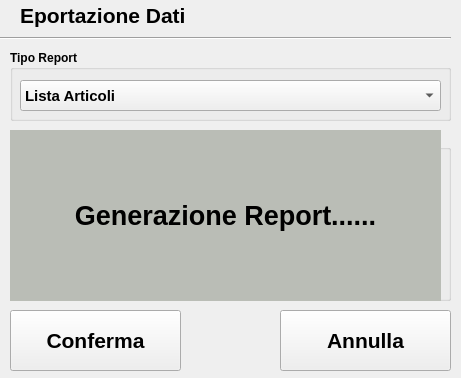
<?xml version="1.0" encoding="UTF-8"?>
<ui version="4.0">
 <class>formreport</class>
 <widget class="QDialog" name="formreport">
  <property name="geometry">
   <rect>
    <x>0</x>
    <y>0</y>
    <width>461</width>
    <height>378</height>
   </rect>
  </property>
  <property name="windowTitle">
   <string>Dialog</string>
  </property>
  <widget class="QLabel" name="label">
   <property name="geometry">
    <rect>
     <x>20</x>
     <y>0</y>
     <width>181</width>
     <height>31</height>
    </rect>
   </property>
   <property name="font">
    <font>
     <pointsize>16</pointsize>
     <weight>75</weight>
     <bold>true</bold>
    </font>
   </property>
   <property name="text">
    <string>Eportazione Dati</string>
   </property>
  </widget>
  <widget class="Line" name="line">
   <property name="geometry">
    <rect>
     <x>0</x>
     <y>30</y>
     <width>451</width>
     <height>16</height>
    </rect>
   </property>
   <property name="orientation">
    <enum>Qt::Horizontal</enum>
   </property>
  </widget>
  <widget class="QGroupBox" name="groupBox">
   <property name="geometry">
    <rect>
     <x>10</x>
     <y>50</y>
     <width>441</width>
     <height>71</height>
    </rect>
   </property>
   <property name="font">
    <font>
     <weight>75</weight>
     <bold>true</bold>
    </font>
   </property>
   <property name="title">
    <string>Tipo Report</string>
   </property>
   <widget class="QComboBox" name="cmbReport">
    <property name="geometry">
     <rect>
      <x>10</x>
      <y>30</y>
      <width>421</width>
      <height>31</height>
     </rect>
    </property>
    <property name="minimumSize">
     <size>
      <width>0</width>
      <height>0</height>
     </size>
    </property>
    <property name="font">
     <font>
      <pointsize>11</pointsize>
      <weight>75</weight>
      <bold>true</bold>
     </font>
    </property>
    <property name="currentText">
     <string>Lista Articoli</string>
    </property>
    <item>
     <property name="text">
      <string>Lista Articoli</string>
     </property>
    </item>
    <item>
     <property name="text">
      <string>Articoli senza Giacenza</string>
     </property>
    </item>
    <item>
     <property name="text">
      <string>Articoli venduti</string>
     </property>
    </item>
    <item>
     <property name="text">
      <string>Articoli più venduti</string>
     </property>
    </item>
    <item>
     <property name="text">
      <string>Aticoli che hanno generato più profitto</string>
     </property>
    </item>
   </widget>
  </widget>
  <widget class="QGroupBox" name="groupBox_2">
   <property name="geometry">
    <rect>
     <x>10</x>
     <y>130</y>
     <width>441</width>
     <height>171</height>
    </rect>
   </property>
   <property name="font">
    <font>
     <weight>75</weight>
     <bold>true</bold>
    </font>
   </property>
   <property name="title">
    <string>Filtri</string>
   </property>
   <widget class="QDateEdit" name="dateEditDa">
    <property name="geometry">
     <rect>
      <x>130</x>
      <y>50</y>
      <width>110</width>
      <height>26</height>
     </rect>
    </property>
   </widget>
   <widget class="QLabel" name="lblDataDa">
    <property name="geometry">
     <rect>
      <x>60</x>
      <y>50</y>
      <width>71</width>
      <height>17</height>
     </rect>
    </property>
    <property name="font">
     <font>
      <pointsize>12</pointsize>
     </font>
    </property>
    <property name="text">
     <string>Data da</string>
    </property>
   </widget>
   <widget class="QDateEdit" name="dateEditA">
    <property name="geometry">
     <rect>
      <x>320</x>
      <y>50</y>
      <width>110</width>
      <height>26</height>
     </rect>
    </property>
   </widget>
   <widget class="QLabel" name="lblDataA">
    <property name="geometry">
     <rect>
      <x>260</x>
      <y>50</y>
      <width>54</width>
      <height>17</height>
     </rect>
    </property>
    <property name="font">
     <font>
      <pointsize>12</pointsize>
     </font>
    </property>
    <property name="text">
     <string>Data a</string>
    </property>
   </widget>
   <widget class="QCheckBox" name="ckData">
    <property name="geometry">
     <rect>
      <x>10</x>
      <y>50</y>
      <width>31</width>
      <height>23</height>
     </rect>
    </property>
    <property name="text">
     <string/>
    </property>
   </widget>
   <widget class="QComboBox" name="comboBox_2">
    <property name="geometry">
     <rect>
      <x>250</x>
      <y>90</y>
      <width>181</width>
      <height>25</height>
     </rect>
    </property>
    <item>
     <property name="text">
      <string>5</string>
     </property>
    </item>
    <item>
     <property name="text">
      <string>10</string>
     </property>
    </item>
    <item>
     <property name="text">
      <string>15</string>
     </property>
    </item>
    <item>
     <property name="text">
      <string>20</string>
     </property>
    </item>
    <item>
     <property name="text">
      <string>30</string>
     </property>
    </item>
    <item>
     <property name="text">
      <string>50</string>
     </property>
    </item>
   </widget>
   <widget class="QCheckBox" name="checkBox_2">
    <property name="geometry">
     <rect>
      <x>10</x>
      <y>90</y>
      <width>31</width>
      <height>23</height>
     </rect>
    </property>
    <property name="text">
     <string/>
    </property>
   </widget>
   <widget class="QLabel" name="label_4">
    <property name="geometry">
     <rect>
      <x>60</x>
      <y>90</y>
      <width>131</width>
      <height>21</height>
     </rect>
    </property>
    <property name="font">
     <font>
      <pointsize>12</pointsize>
     </font>
    </property>
    <property name="text">
     <string>Limitato a righe</string>
    </property>
   </widget>
   <widget class="QCheckBox" name="checkBox_3">
    <property name="geometry">
     <rect>
      <x>10</x>
      <y>130</y>
      <width>31</width>
      <height>23</height>
     </rect>
    </property>
    <property name="text">
     <string/>
    </property>
   </widget>
   <widget class="QLabel" name="label_5">
    <property name="geometry">
     <rect>
      <x>60</x>
      <y>130</y>
      <width>151</width>
      <height>21</height>
     </rect>
    </property>
    <property name="font">
     <font>
      <pointsize>12</pointsize>
     </font>
    </property>
    <property name="text">
     <string>Limitato a articoli</string>
    </property>
   </widget>
   <widget class="QLineEdit" name="lineEdit">
    <property name="geometry">
     <rect>
      <x>250</x>
      <y>130</y>
      <width>181</width>
      <height>25</height>
     </rect>
    </property>
   </widget>
   <widget class="QLabel" name="lbl_wait">
    <property name="geometry">
     <rect>
      <x>0</x>
      <y>-10</y>
      <width>431</width>
      <height>191</height>
     </rect>
    </property>
    <property name="font">
     <font>
      <pointsize>20</pointsize>
      <weight>75</weight>
      <bold>true</bold>
     </font>
    </property>
    <property name="autoFillBackground">
     <bool>false</bool>
    </property>
    <property name="styleSheet">
     <string notr="true">background-color: rgb(186, 189, 182);</string>
    </property>
    <property name="text">
     <string>Generazione Report......</string>
    </property>
    <property name="alignment">
     <set>Qt::AlignCenter</set>
    </property>
   </widget>
  </widget>
  <widget class="QPushButton" name="btnConferma">
   <property name="geometry">
    <rect>
     <x>10</x>
     <y>310</y>
     <width>171</width>
     <height>61</height>
    </rect>
   </property>
   <property name="font">
    <font>
     <pointsize>16</pointsize>
     <weight>75</weight>
     <bold>true</bold>
    </font>
   </property>
   <property name="text">
    <string>Conferma</string>
   </property>
   <property name="icon">
    <iconset resource="regcashresource.qrc">
     <normaloff>:/immagini/check.png</normaloff>:/immagini/check.png</iconset>
   </property>
   <property name="iconSize">
    <size>
     <width>48</width>
     <height>48</height>
    </size>
   </property>
   <property name="autoDefault">
    <bool>false</bool>
   </property>
  </widget>
  <widget class="QPushButton" name="btnAnnulla">
   <property name="geometry">
    <rect>
     <x>280</x>
     <y>310</y>
     <width>171</width>
     <height>61</height>
    </rect>
   </property>
   <property name="font">
    <font>
     <pointsize>16</pointsize>
     <weight>75</weight>
     <bold>true</bold>
    </font>
   </property>
   <property name="text">
    <string>Annulla</string>
   </property>
   <property name="icon">
    <iconset resource="regcashresource.qrc">
     <normaloff>:/immagini/close.png</normaloff>:/immagini/close.png</iconset>
   </property>
   <property name="iconSize">
    <size>
     <width>48</width>
     <height>48</height>
    </size>
   </property>
   <property name="autoDefault">
    <bool>false</bool>
   </property>
  </widget>
 </widget>
 <resources>
  <include location="regcashresource.qrc"/>
 </resources>
 <connections/>
</ui>
